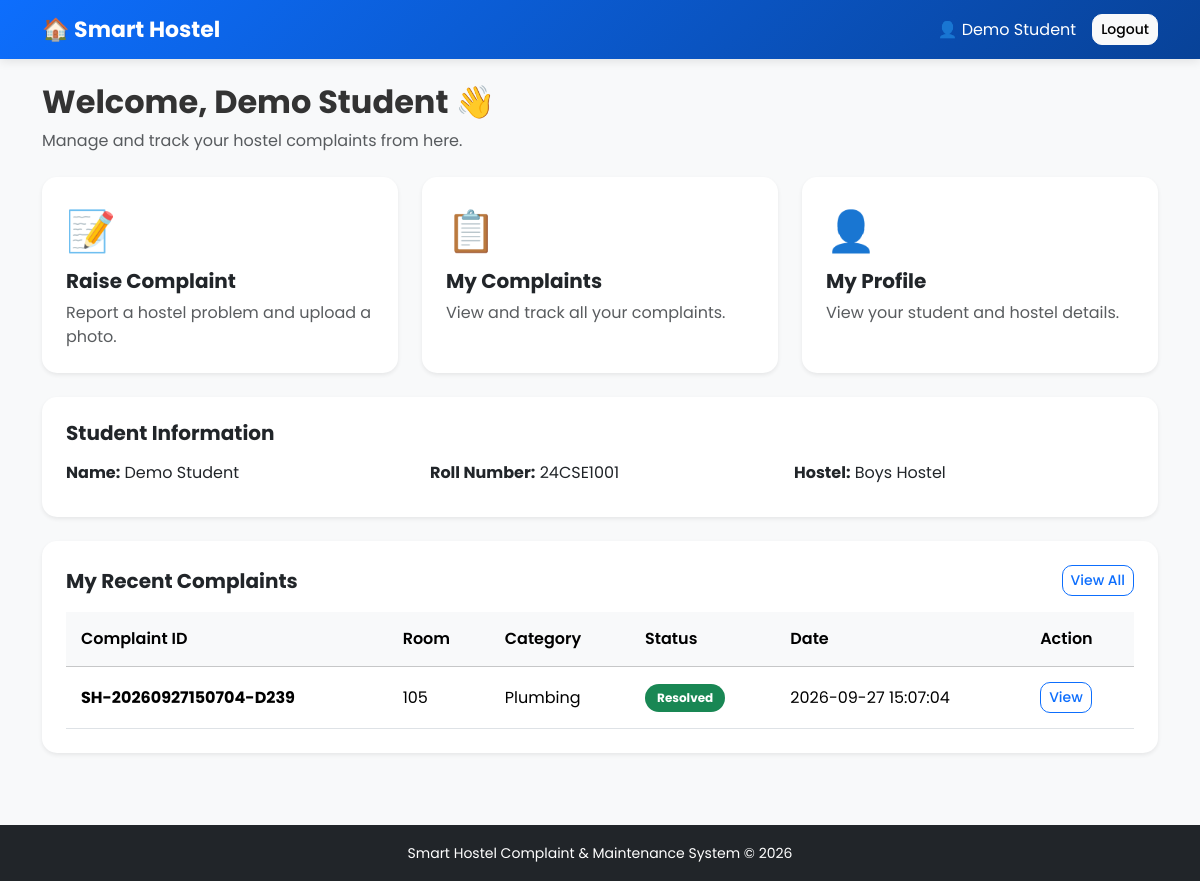
The page /student/dashboard (signed in) on the database its author committed.
### tables this page shows
CREATE TABLE users (
            id INTEGER PRIMARY KEY AUTOINCREMENT,
            roll_number TEXT UNIQUE,
            username TEXT UNIQUE NOT NULL,
            password TEXT NOT NULL,
            name TEXT NOT NULL,
            role TEXT NOT NULL,
            hostel_type TEXT
        , created_at TEXT);

CREATE TABLE complaints (
            id INTEGER PRIMARY KEY AUTOINCREMENT,
            complaint_id TEXT UNIQUE NOT NULL,
            student_id INTEGER NOT NULL,
            hostel_type TEXT NOT NULL,
            room_number TEXT NOT NULL,
            category TEXT NOT NULL,
            description TEXT NOT NULL,
            photo TEXT,
            status TEXT NOT NULL DEFAULT 'Submitted',
            assigned_staff_id INTEGER,
            created_at TEXT NOT NULL,
            resolved_at TEXT, resolution_photo TEXT, feedback_rating INTEGER, feedback_comment TEXT, feedback_at TEXT,
            FOREIGN KEY (student_id)
                REFERENCES users(id)
                ON DELETE CASCADE,
            FOREIGN KEY (assigned_staff_id)
                REFERENCES staff(id)
                ON DELETE SET NULL
        );

### app.py (the view)
@app.route("/student/dashboard")
def student_dashboard():
    if not role_required("student"):
        return redirect(url_for("login"))
    conn = get_db()
    user = conn.execute("""
        SELECT *
        FROM users
        WHERE id = ?
    """, (
        session["user_id"],
    )).fetchone()
    complaints = conn.execute("""
        SELECT *
        FROM complaints
        WHERE student_id = ?
        ORDER BY id DESC
        LIMIT 5
    """, (
        session["user_id"],
    )).fetchall()
    conn.close()
    return render_template(
        "student/dashboard.html",
        user=user,
        complaints=complaints
    )

### app.py (called while the page is built)
def get_db():
    conn = sqlite3.connect(
        DATABASE,
        timeout=30,
        check_same_thread=False
    )
    conn.row_factory = sqlite3.Row
    try:
        conn.execute("PRAGMA busy_timeout = 30000")
        conn.execute("PRAGMA journal_mode = WAL")
        conn.execute("PRAGMA foreign_keys = ON")
    except sqlite3.Error:
        pass
    return conn

def role_required(*roles):
    if "user_id" not in session:
        return False
    return session.get("role") in roles

### templates/student/dashboard.html (shortened to what this page needs)
<!DOCTYPE html>
<html lang="en">
<head>
    <link
        href="https://cdn.jsdelivr.net/npm/bootstrap@5.3.3/dist/css/bootstrap.min.css"
        rel="stylesheet"
    >
    <link
        rel="stylesheet"
        href="{{ url_for('static', filename='css/style.css') }}"
    >
</head>
<body class="bg-light">
<nav class="navbar navbar-dark bg-primary">
    <div class="container">
        <a class="navbar-brand fw-bold" href="#">
            🏠 Smart Hostel
        </a>
        <div class="d-flex align-items-center gap-3">
            <span class="text-white">
                👤 {{ user["name"] }}
            </span>
            <a
                href="{{ url_for('logout') }}"
                class="btn btn-light btn-sm"
            >
                Logout
            </a>
        </div>
    </div>
</nav>
<div class="container py-4">
    <div class="mb-4">
        <h2 class="fw-bold">
            Welcome, {{ user["name"] }} 👋
        </h2>
        <p class="text-muted mb-0">
            Manage and track your hostel complaints from here.
        </p>
    </div>
    <div class="row g-4 mb-4">
        <div class="col-md-4">
            <a
                href="{{ url_for('raise_complaint') }}"
                class="text-decoration-none"
            >
                <div class="card dashboard-action-card shadow-sm border-0 h-100">
                    <div class="card-body p-4">
                        <div class="fs-1 mb-2">
                            📝
                        </div>
                        <h5 class="fw-bold text-dark">
                            Raise Complaint
                        </h5>
                        <p class="text-muted mb-0">
                            Report a hostel problem and upload a photo.
                        </p>
                    </div>
                </div>
            </a>
        </div>
        <div class="col-md-4">
            <a
                href="{{ url_for('student_complaints') }}"
                class="text-decoration-none"
            >
                <div class="card dashboard-action-card shadow-sm border-0 h-100">
                    <div class="card-body p-4">
                        <div class="fs-1 mb-2">
                            📋
                        </div>
                        <h5 class="fw-bold text-dark">
                            My Complaints
                        </h5>
                        <p class="text-muted mb-0">
                            View and track all your complaints.
                        </p>
                    </div>
                </div>
            </a>
        </div>
        <div class="col-md-4">
            <a
                href="{{ url_for('student_profile') }}"
                class="text-decoration-none"
            >
                <div class="card dashboard-action-card shadow-sm border-0 h-100">
                    <div class="card-body p-4">
                        <div class="fs-1 mb-2">
                            👤
                        </div>
                        <h5 class="fw-bold text-dark">
                            My Profile
                        </h5>
                        <p class="text-muted mb-0">
                            View your student and hostel details.
                        </p>
                    </div>
                </div>
            </a>
        </div>
    </div>
    <div class="card border-0 shadow-sm mb-4">
        <div class="card-body p-4">
            <h5 class="fw-bold mb-3">
                Student Information
            </h5>
            <div class="row">
                <div class="col-md-4 mb-2">
                    <strong>Name:</strong>
                    {{ user["name"] }}
                </div>
                <div class="col-md-4 mb-2">
                    <strong>Roll Number:</strong>
                    {{ user["roll_number"] }}
                </div>
                <div class="col-md-4 mb-2">
                    <strong>Hostel:</strong>
                    {% if user["hostel_type"] == "Boys" %}
                        Boys Hostel
                    {% else %}
                        Girls Hostel
                    {% endif %}
                </div>
            </div>
        </div>
    </div>
    <div class="card border-0 shadow-sm">
        <div class="card-body p-4">
            <div class="d-flex justify-content-between align-items-center mb-3">
                <h5 class="fw-bold mb-0">
                    My Recent Complaints
                </h5>
                <a
                    href="{{ url_for('student_complaints') }}"
                    class="btn btn-outline-primary btn-sm"
                >
                    View All
                </a>
            </div>
            {% if complaints %}
                <div class="table-responsive">
                    <table class="table table-hover align-middle">
                        <thead class="table-light">
                            <tr>
                                <th>Complaint ID</th>
                                <th>Room</th>
                                <th>Category</th>
                                <th>Status</th>
                                <th>Date</th>
                                <th>Action</th>
                            </tr>
                        </thead>
                        <tbody>
                            {% for complaint in complaints[:5] %}
                            <tr>
                                <td>
                                    <strong>
                                        {{ complaint["complaint_id"] }}
                                    </strong>
                                </td>
                                <td>
                                    {{ complaint["room_number"] }}
                                </td>
                                <td>
                                    {{ complaint["category"] }}
                                </td>
                                <td>
                                    {% if complaint["status"] == "Submitted" %}
                                        <span class="badge bg-secondary">
                                            Submitted
                                        </span>
                                    {% elif complaint["status"] == "Assigned" %}
                                        <span class="badge bg-info text-dark">
                                            Assigned
                                        </span>
                                    {% elif complaint["status"] == "In Progress" %}
                                        <span class="badge bg-warning text-dark">
                                            In Progress
                                        </span>
                                    {% elif complaint["status"] == "Resolved" %}
                                        <span class="badge bg-success">
                                            Resolved
                                        </span>
                                    {% endif %}
                                </td>
                                <td>
                                    {{ complaint["created_at"] }}
                                </td>
                                <td>
                                    <a
                                        href="{{ url_for(
                                            'student_complaint_details',
                                            complaint_id=complaint['id']
                                        ) }}"
                                        class="btn btn-sm btn-outline-primary"
                                    >
                                        View
                                    </a>
                                </td>
                            </tr>
                            {% endfor %}
                        </tbody>
                    </table>
                </div>
            {% endif %}
        </div>
    </div>
</div>
<footer class="bg-dark text-white text-center py-3 mt-5">
    <small>
        Smart Hostel Complaint & Maintenance System © 2026
    </small>
</footer>
</body>
</html>

### static/css/style.css (style rules this page uses)
* { margin:0; padding:0; box-sizing:border-box; }
body { font-family:'Poppins',sans-serif; background:#f4f6f9; color:#333; min-height:100vh; }
.navbar { background:linear-gradient(135deg,#0d6efd,#084298); box-shadow:0 2px 10px rgba(0,0,0,0.1); }
.navbar-brand { font-weight:700; font-size:22px; }
.card { border:none; border-radius:15px; overflow:hidden; transition:0.3s; }
.btn { border-radius:10px; font-weight:500; }
.table { margin-bottom:0; }
.table thead { background:#f1f3f5; }
.table th { font-weight:600; padding:15px; }
.table td { padding:15px; vertical-align:middle; }
.badge { padding:8px 12px; border-radius:20px; font-size:12px; }

### rows shown on the page
users: name "Demo Student", roll_number "24CSE1001"
complaints: complaint_id "SH-20260927150704-D239", room_number "105", category "Plumbing", status "Resolved", created_at "2026-09-27 15:07:04"
